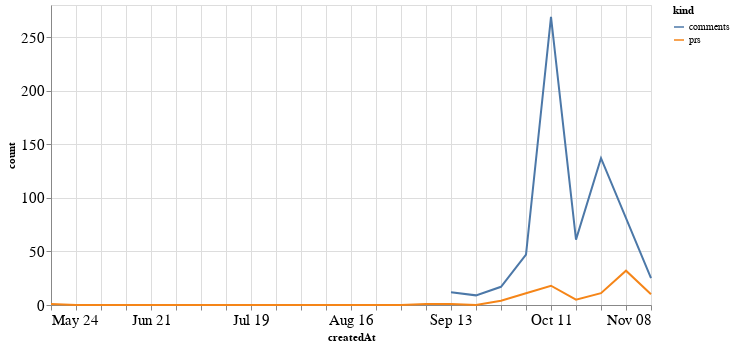

Notebook code for this chart:
### Code cell
alt.Chart(total_time, width=600).mark_line().encode(
    x='createdAt',
    y='count',
    color='kind'
)

### Figure 1 — Vega-Lite specification as saved in the notebook (floating-point values rounded to 4 significant figures)
{"config": {"axisLeft": {"labelFontSize": 15}, "axisBottom": {"labelFontSize": 15}}, "data": {"name": "data-21a70b7c4efe40f1d1b0fc0368b882bb"}, "mark": "line", "encoding": {"color": {"type": "nominal", "field": "kind"}, "x": {"type": "temporal", "field": "createdAt"}, "y": {"type": "quantitative", "field": "count"}}, "width": 600, "$schema": "https://vega.github.io/schema/vega-lite/v4.8.1.json", "datasets": {"data-21a70b7c4efe40f1d1b0fc0368b882bb": [{"createdAt": "2020-05-24T00:00:00", "kind": "prs", "count": 1.0}, {"createdAt": "2020-05-31T00:00:00", "kind": "prs", "count": 0.0}, {"createdAt": "2020-06-07T00:00:00", "kind": "prs", "count": 0.0}, {"createdAt": "2020-06-14T00:00:00", "kind": "prs", "count": 0.0}, {"createdAt": "2020-06-21T00:00:00", "kind": "prs", "count": 0.0}, {"createdAt": "2020-06-28T00:00:00", "kind": "prs", "count": 0.0}, {"createdAt": "2020-07-05T00:00:00", "kind": "prs", "count": 0.0}, {"createdAt": "2020-07-12T00:00:00", "kind": "prs", "count": 0.0}, {"createdAt": "2020-07-19T00:00:00", "kind": "prs", "count": 0.0}, {"createdAt": "2020-07-26T00:00:00", "kind": "prs", "count": 0.0}, {"createdAt": "2020-08-02T00:00:00", "kind": "prs", "count": 0.0}, {"createdAt": "2020-08-09T00:00:00", "kind": "prs", "count": 0.0}, {"createdAt": "2020-08-16T00:00:00", "kind": "prs", "count": 0.0}, {"createdAt": "2020-08-23T00:00:00", "kind": "prs", "count": 0.0}, {"createdAt": "2020-08-30T00:00:00", "kind": "prs", "count": 0.0}, {"createdAt": "2020-09-06T00:00:00", "kind": "prs", "count": 1.0}, {"createdAt": "2020-09-13T00:00:00", "kind": "prs", "count": 1.0}, {"createdAt": "2020-09-20T00:00:00", "kind": "prs", "count": 0.0}, {"createdAt": "2020-09-27T00:00:00", "kind": "prs", "count": 4.0}, {"createdAt": "2020-10-04T00:00:00", "kind": "prs", "count": 11.0}, {"createdAt": "2020-10-11T00:00:00", "kind": "prs", "count": 18.0}, {"createdAt": "2020-10-18T00:00:00", "kind": "prs", "count": 5.0}, {"createdAt": "2020-10-25T00:00:00", "kind": "prs", "count": 11.0}, {"createdAt": "2020-11-01T00:00:00", "kind": "prs", "count": 32.0}, {"createdAt": "2020-11-08T00:00:00", "kind": "prs", "count": 10.0}, {"createdAt": "2020-05-24T00:00:00", "kind": "comments", "count": null}, {"createdAt": "2020-05-31T00:00:00", "kind": "comments", "count": null}, {"createdAt": "2020-06-07T00:00:00", "kind": "comments", "count": null}, {"createdAt": "2020-06-14T00:00:00", "kind": "comments", "count": null}, {"createdAt": "2020-06-21T00:00:00", "kind": "comments", "count": null}, {"createdAt": "2020-06-28T00:00:00", "kind": "comments", "count": null}, {"createdAt": "2020-07-05T00:00:00", "kind": "comments", "count": null}, {"createdAt": "2020-07-12T00:00:00", "kind": "comments", "count": null}, {"createdAt": "2020-07-19T00:00:00", "kind": "comments", "count": null}, {"createdAt": "2020-07-26T00:00:00", "kind": "comments", "count": null}, {"createdAt": "2020-08-02T00:00:00", "kind": "comments", "count": null}, {"createdAt": "2020-08-09T00:00:00", "kind": "comments", "count": null}, {"createdAt": "2020-08-16T00:00:00", "kind": "comments", "count": null}, {"createdAt": "2020-08-23T00:00:00", "kind": "comments", "count": null}, {"createdAt": "2020-08-30T00:00:00", "kind": "comments", "count": null}, {"createdAt": "2020-09-06T00:00:00", "kind": "comments", "count": null}, {"createdAt": "2020-09-13T00:00:00", "kind": "comments", "count": 12.0}, {"createdAt": "2020-09-20T00:00:00", "kind": "comments", "count": 9.0}, {"createdAt": "2020-09-27T00:00:00", "kind": "comments", "count": 17.0}, {"createdAt": "2020-10-04T00:00:00", "kind": "comments", "count": 47.0}, {"createdAt": "2020-10-11T00:00:00", "kind": "comments", "count": 269.0}, {"createdAt": "2020-10-18T00:00:00", "kind": "comments", "count": 61.0}, {"createdAt": "2020-10-25T00:00:00", "kind": "comments", "count": 137.0}, {"createdAt": "2020-11-01T00:00:00", "kind": "comments", "count": 81.0}, {"createdAt": "2020-11-08T00:00:00", "kind": "comments", "count": 25.0}]}}
